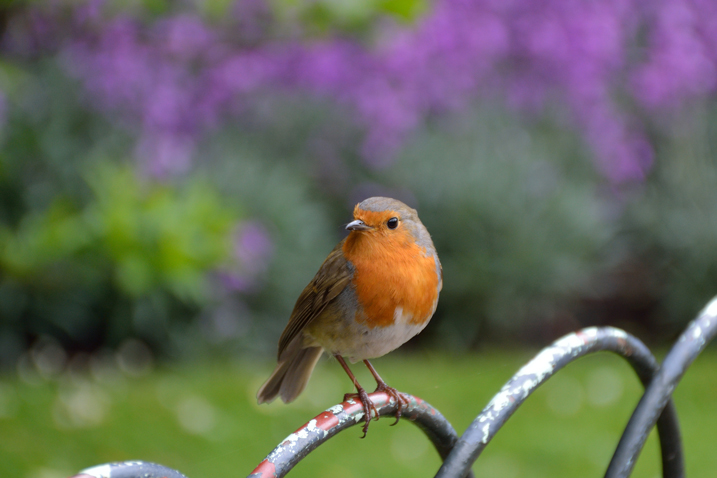
#> input picture sample.jpg, 717 x 478 px
$ python getting_and_setting.py --image ../sample.jpg
#> lines starting #> are read from the running program, lines starting #| are printed output that depends on the picture; after the words box and inside, x2 and y2 are one past the last pixel; in counts of white or black regions, pixels touching at a corner belong together
from __future__ import print_function
import argparse
import cv2

ap= argparse.ArgumentParser()
ap.add_argument("-i", "--image", required = True,
    help = "Path to the image")
args= vars(ap.parse_args())

image = cv2.imread(args["image"])
#> image is the input picture: shape (478, 717, 3); mean B, G, R 90.5, 104.6, 102.5
cv2.imshow("Original", image)
(b,g,r) = image[0,0]
#> b = 13; g = 59; r = 46
print("Pixel at (0,0) - Red: {}, Green: {}, Blue: {}". format(r, g, b))
#| Pixel at (0,0) - Red: 46, Green: 59, Blue: 13

image[0,0] = (0,0,255)
#> image: shape (478, 717, 3); under 0.01% of pixels changed, all inside (x1, y1, x2, y2) = (0, 0, 1, 1)
(b,g,r)= image[0,0]
#> b = 0; g = 0; r = 255
print("Pixel at (0,0) - Red: {}, Green: {}, Blue: {}".format(r,g,b))
#| Pixel at (0,0) - Red: 255, Green: 0, Blue: 0
corner = image[0:100, 0:100]
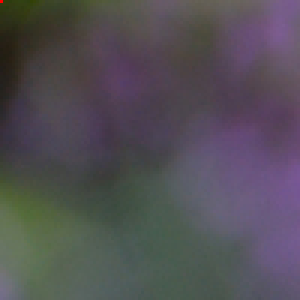
#> corner: shape (100, 100, 3) (shown 3 times larger); mean B, G, R 85, 79.2, 82.8
cv2.imshow("Corner", corner)

image[0:100, 0:100] = (0, 255, 0)
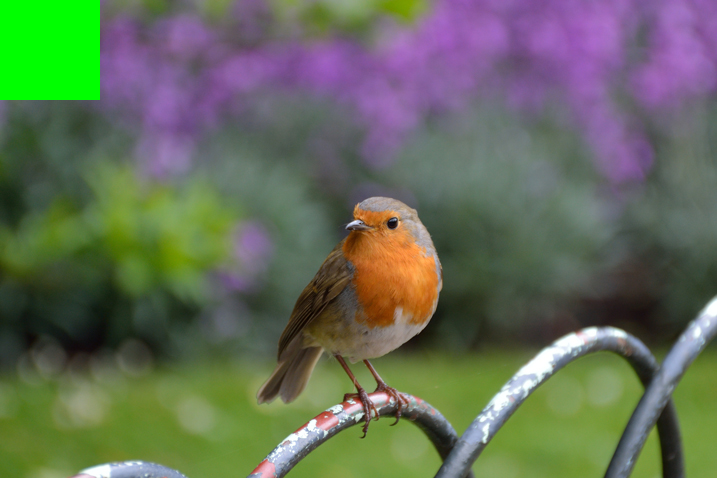
#> image: shape (478, 717, 3); mean B, G, R 88, 109.7, 100.1

cv2.imshow("Updated", image)
cv2.waitKey(0)

$ run again, on marble24.png
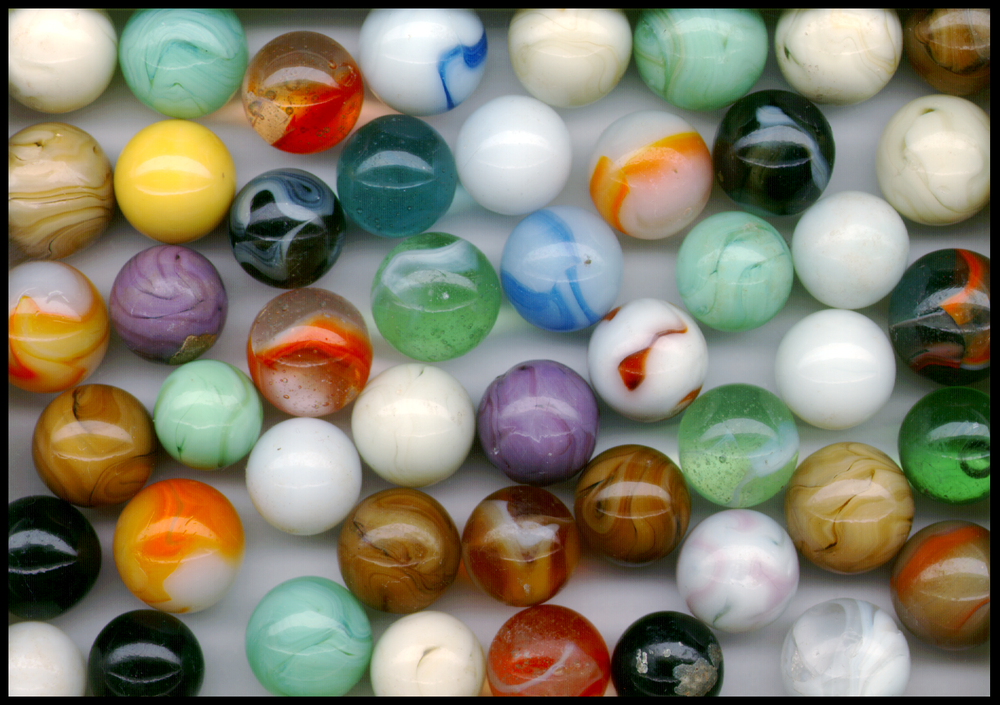
#> input picture marble24.png, 1000 x 705 px, shrunk from 1419 x 1001 before the run
#> image is the input picture: shape (705, 1000, 3); mean B, G, R 107.7, 126.7, 130.2
#> `(b,g,r) = image[0,0]`: b = 0
#| Pixel at (0,0) - Red: 0, Green: 0, Blue: 0
#> `(b,g,r)= image[0,0]`: r = 255
#| Pixel at (0,0) - Red: 255, Green: 0, Blue: 0
#> `corner = image[0:100, 0:100]`:
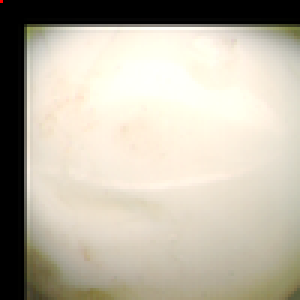
#> corner: shape (100, 100, 3) (shown 3 times larger); mean B, G, R 165.8, 181, 187.8
#> `image[0:100, 0:100] = (0, 255, 0)`:
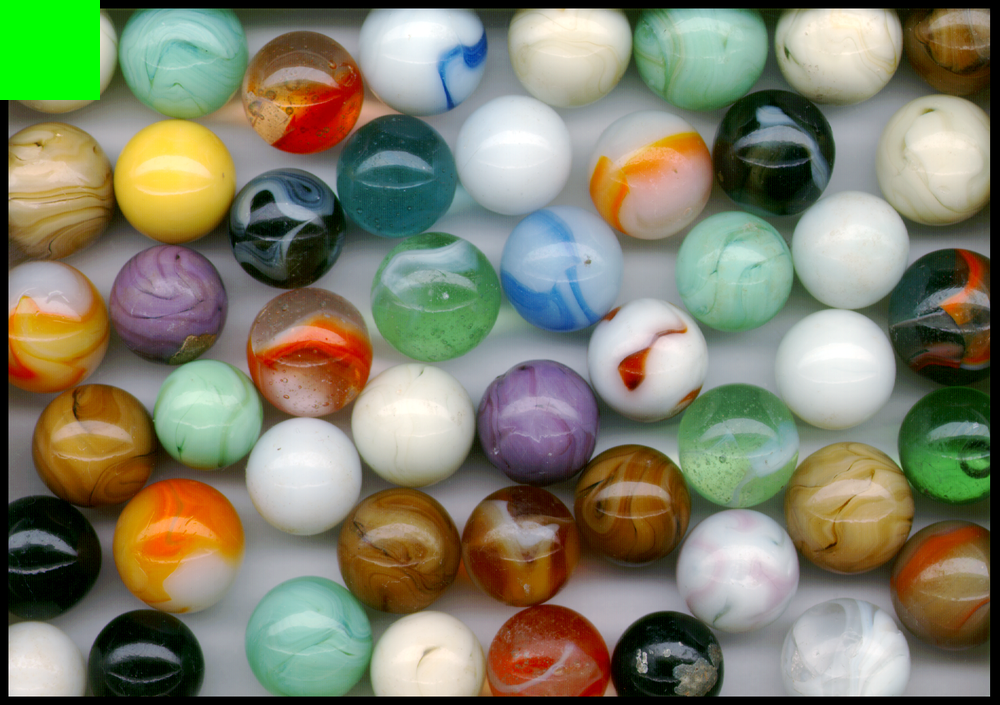
#> image: shape (705, 1000, 3); mean B, G, R 105.3, 127.8, 127.5
